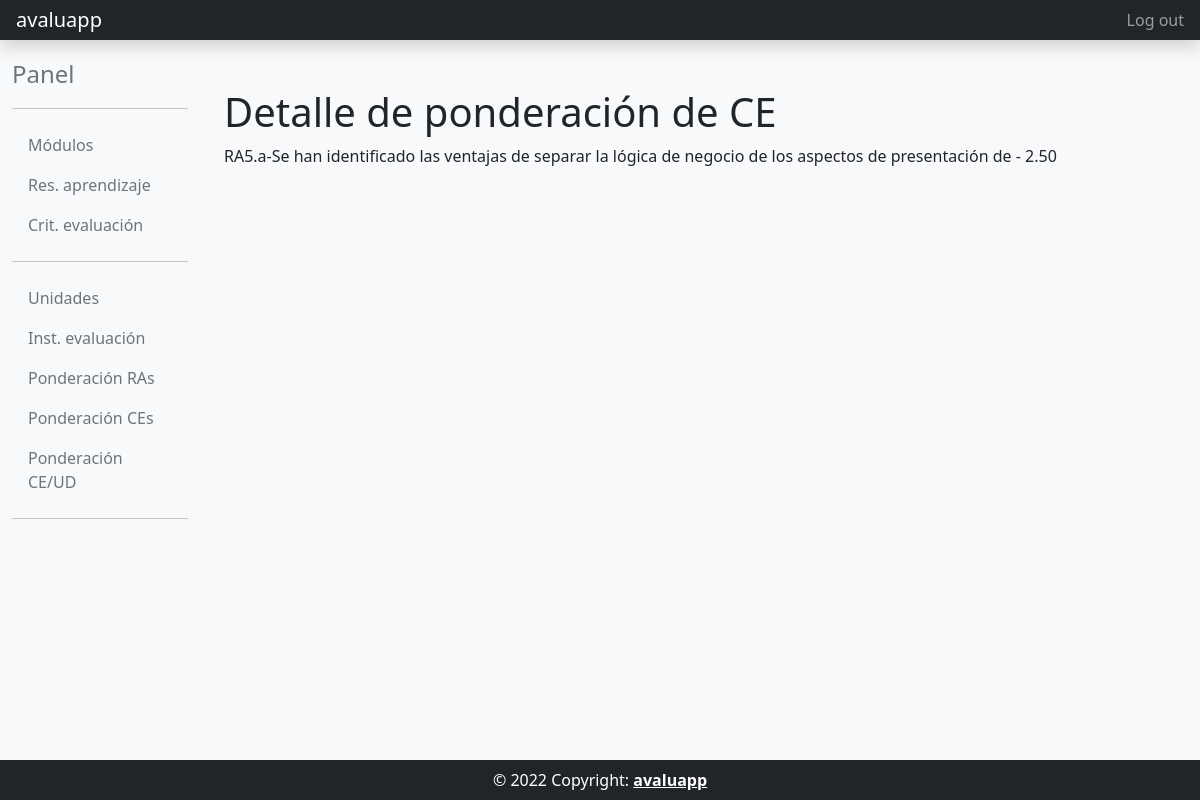
/pond_ce_detail/1/ (signed in), run on the app's committed database.
### programacion_didactica/models.py (models this page shows, shortened)
class PondCriterio (models.Model):
    criterio_evaluacion = models.ForeignKey('core.CritEvaluacion', on_delete=models.PROTECT)
    porcentaje = models.DecimalField(decimal_places=2, max_digits=5, default=0)
    class Meta:
        verbose_name= 'Ponderacion Criterios'
        verbose_name_plural= 'Ponderaciones Criterios'
        ordering= ['criterio_evaluacion__codigo']

### core/models.py (models this page shows, shortened)
class CritEvaluacion(models.Model):
    resultado_aprendizaje = models.ForeignKey(ResAprendizaje, on_delete=models.PROTECT, verbose_name='codigo', null=False, blank=False)
    codigo = models.CharField( max_length=4, verbose_name='codigo', null=False, blank=False)
    descripcion = models.TextField( verbose_name='descripcion', null=False, blank=False)
    minimo = models.BooleanField( verbose_name='minimo', null=False, blank=False)
    def __str__(self):
        return self.resultado_aprendizaje.codigo + "." + self.codigo + "-" + self.descripcion[0:100]
    class Meta:
        unique_together = ('resultado_aprendizaje', 'codigo')
        verbose_name= 'Criterio Evaluacion'
        verbose_name_plural= 'Criterios Evaluacion'
        ordering=['resultado_aprendizaje__codigo', 'codigo']

class ResAprendizaje(models.Model):
    modulo = models.ForeignKey(Modulo,on_delete=models.PROTECT)
    codigo = models.CharField(max_length=10)
    descripcion = models.TextField()
    class Meta:
        unique_together = ('modulo','codigo')
        verbose_name= 'Resultado Aprendizaje'
        verbose_name_plural= 'Resultados Aprendizaje'
        ordering= ['codigo']

### programacion_didactica/views.py (the view)
# urls.py: path('pond_ce_detail/<int:pk>/', pd_views.PondCritDetailView.as_view(), name='pond_ce_detail'),
class PondCritDetailView(DetailView):
    model = PondCriterio
    template_name = 'programacion_didactica/pond_ce_detail.html'
    @method_decorator(csrf_exempt)
    @method_decorator(login_required)
    def dispatch(self, request, *args, **kwargs):
        return super().dispatch(request, *args, **kwargs)

### templates/programacion_didactica/pond_ce_detail.html
{% extends "common/base_intranet.html" %}
{% block main_content %}
<h1>Detalle de ponderación de CE</h1>
<p>
    {{object.criterio_evaluacion}} - {{object.porcentaje}}
</p>
{% endblock main_content %}

### data on the page
PondCriterio: criterio_evaluacion "RA5.a-Se han identificado las ventajas de separar la lógica de negocio de los aspectos de presentación de", porcentaje "2.50"
